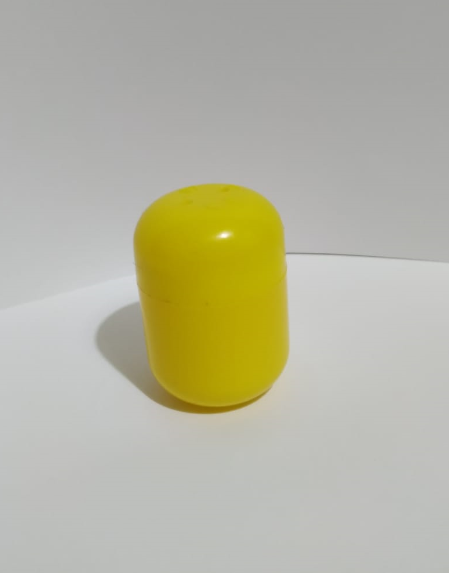
#> input picture Color Invariants/yellow.png, 449 x 573 px
$ python color_invariants2.py
#> lines starting #> are read from the running program, lines starting #| are printed output that depends on the picture
import cv2
import math
import matplotlib.pyplot as plt
import numpy as np
np.seterr(over='ignore')

img = cv2.imread('yellow.png')
#> img is the input picture: shape (573, 449, 3); mean B, G, R 161.2, 181.1, 182.8
#img = cv2.imread('green.jpeg')
#img = cv2.imread('blue.jpeg')

img2 = img.copy()
#Resmi b=blue,g=green,r=red kanallarına ayırdım
b,g,r = cv2.split(img)
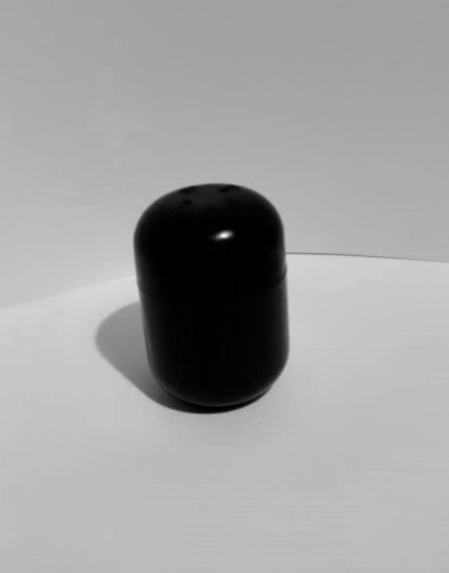
#> b: shape (573, 449); min 0, max 241, mean 161.2
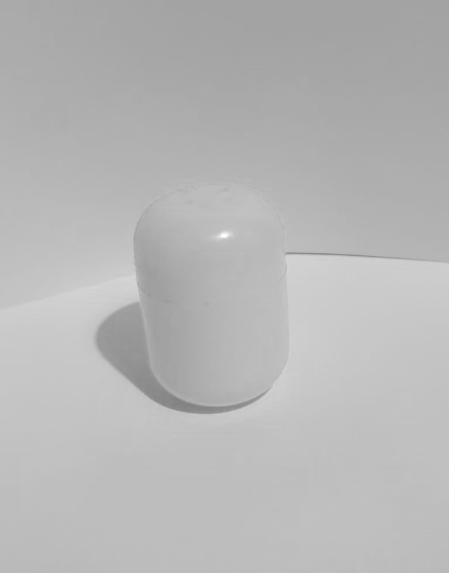
#> r: shape (573, 449); min 129, max 255, mean 182.8

#Resmin satır,sütun ve kanallarını ilgili değerlere atadım
row,col,ch = img.shape
#> row = 573; col = 449; ch = 3

#c1,c2,c3 için resim boyutunda(rowxcol) array oluşturup her bir değere sıfır atadım
i1 = np.zeros(shape=(row,col))
i2 = np.zeros(shape=(row,col))
i3 = np.zeros(shape=(row,col))

#Resmin her bir pixeline ulaşmak için satır ve sütunlar için iç içe 2 for açtım
for i in range(0,row,1):
    for j in range(0,col,1):
        #Resmin i satır j sütunundaki blue, green ve red değerleri
        blue = img[i,j,0]
        green = img[i,j,1]
        red =  img[i,j,2]

        #i1
        i1[i,j] = ((red - green)**2) / (((red - green)**2) + ((red - blue)**2) + ((green - blue)**2))

        #i2
        i2[i,j] = ((red - blue)**2) / (((red - green)**2) + ((red - blue)**2) + ((green - blue)**2))

        #i3
        i3[i,j] = ((green - blue)**2) / (((red - green)**2) + ((red - blue)**2) + ((green - blue)**2))
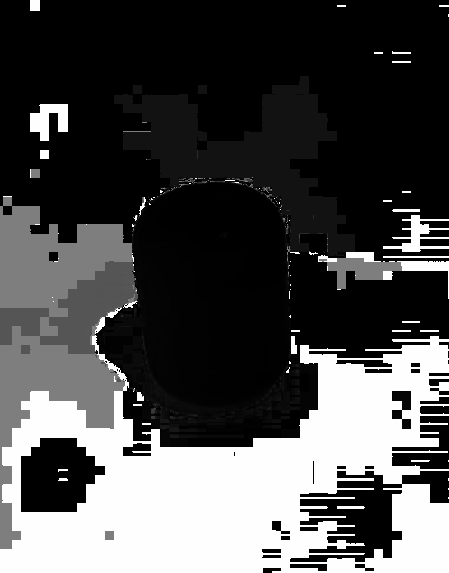
#> i1: shape (573, 449) float64; 3.84% of the values are NaN or infinite; the others: min 0, max 1, mean 0.311; drawn with min black, max white, NaN and infinite black
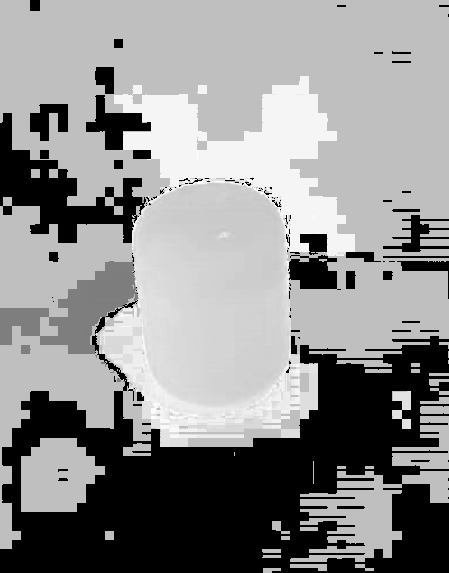
#> i2: shape (573, 449) float64; 3.84% of the values are NaN or infinite; the others: min 0, max 0.667, mean 0.386; drawn with min black, max white, NaN and infinite black
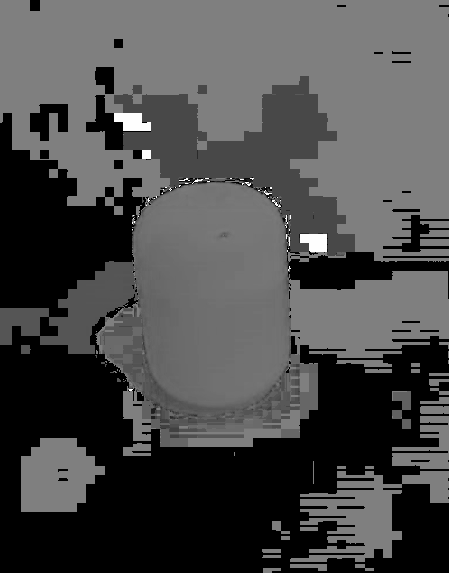
#> i3: shape (573, 449) float64; 3.84% of the values are NaN or infinite; the others: min 0, max 1, mean 0.303; drawn with min black, max white, NaN and infinite black

#float olan c1,c2,c3 değerlerini uint8 haline çevirdim
i1 = 255 * i1
i1 = i1.astype(np.uint8)

i2 = 255 * i2
i2 = i2.astype(np.uint8)
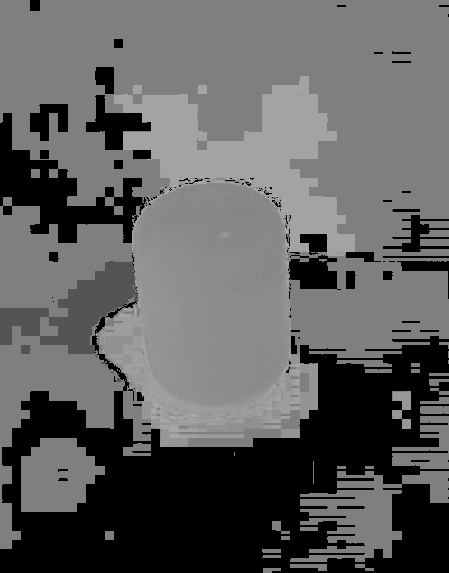
#> i2: shape (573, 449); min 0, max 170, mean 94.2

i3 = 255 * i3
i3 = i3.astype(np.uint8)

#c1,c2,c3'ü birleştirdim
new_img = cv2.merge((i1,i2,i3))
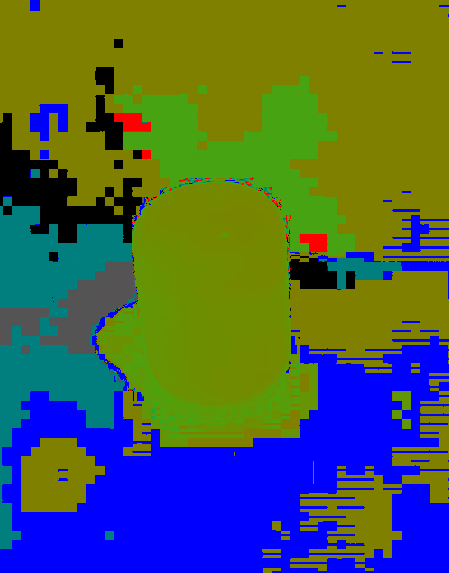
#> new_img: shape (573, 449, 3); mean of channels 0, 1, 2 75.8, 94.2, 74; drawn as B, G, R


#matplotlib ile fotoğrafları 3x2lik grafiğe yerleştiriyorum
img2 = cv2.cvtColor(img2,cv2.COLOR_BGR2RGB)
plt.subplot(3, 2, 1)
plt.title('Original Image')
plt.imshow(img2)

c1 = cv2.cvtColor(i1,cv2.COLOR_BGR2RGB)
plt.subplot(3, 2, 2)
plt.title('i1')
plt.imshow(i1)

c2 = cv2.cvtColor(i2,cv2.COLOR_BGR2RGB)
plt.subplot(3, 2, 3)
plt.title('i2')
plt.imshow(i2)

c3 = cv2.cvtColor(i3,cv2.COLOR_BGR2RGB)
plt.subplot(3, 2, 4)
plt.title('i3')
plt.imshow(i3)

plt.subplot(3, 2, 5)
plt.title('Merge')
plt.imshow(new_img)

plt.show()

"""
cv2.imshow('Original Image',img2)
cv2.imshow('i1',i1)
cv2.imshow('i2',i2)
cv2.imshow('i3',i3)
cv2.imshow('Merge',new_img)

cv2.waitKey(0)
cv2.destroyAllWindows()
"""

$ run again, with Color Invariants/green.jpeg saved as Color Invariants/yellow.png
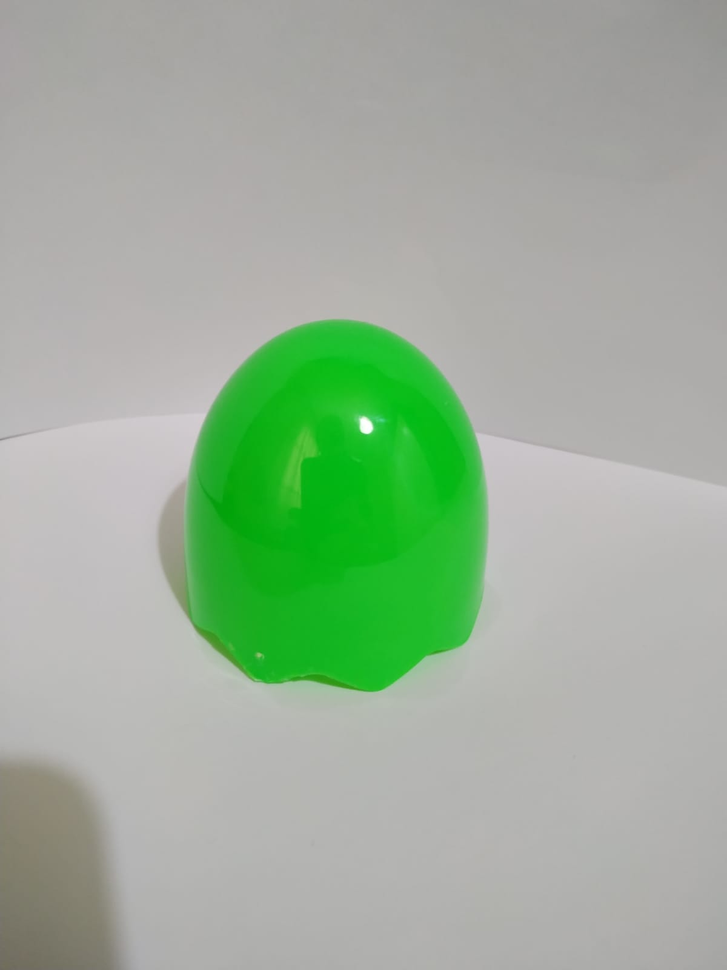
#> input picture Color Invariants/green.jpeg, 727 x 970 px, shrunk from 1200 x 1600 before the run
#> img is the input picture: shape (970, 727, 3); mean B, G, R 154.9, 176, 156.7
#> after the loop `for i in range(0,row,1):`:
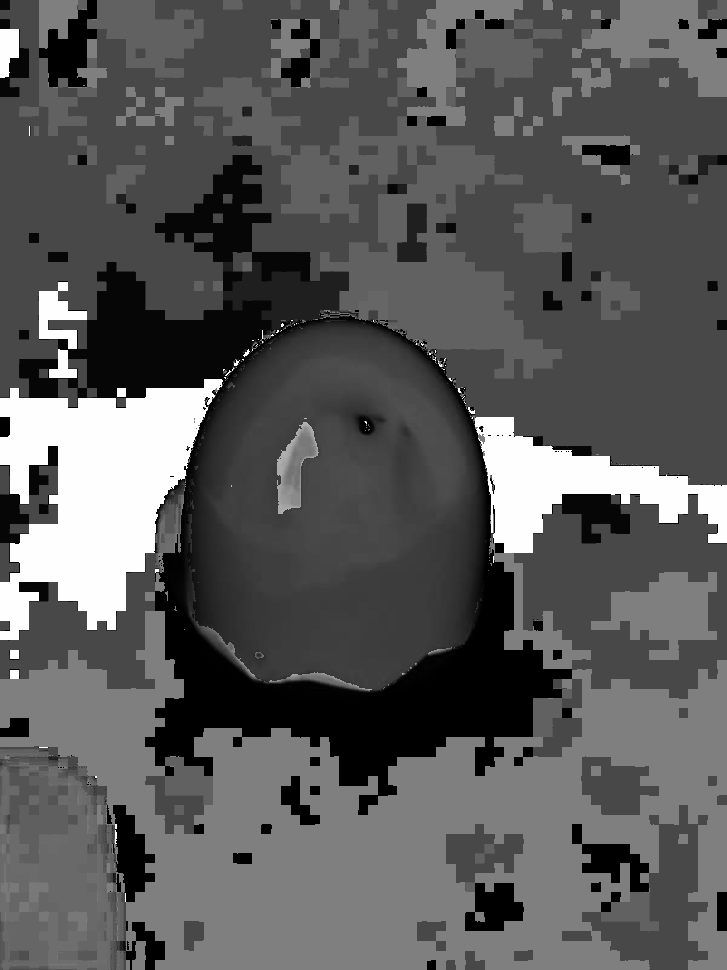
#> i3: shape (970, 727) float64; 0.56% of the values are NaN or infinite; the others: min 0, max 1, mean 0.355; drawn with min black, max white, NaN and infinite black
#> `new_img = cv2.merge((i1,i2,i3))`:
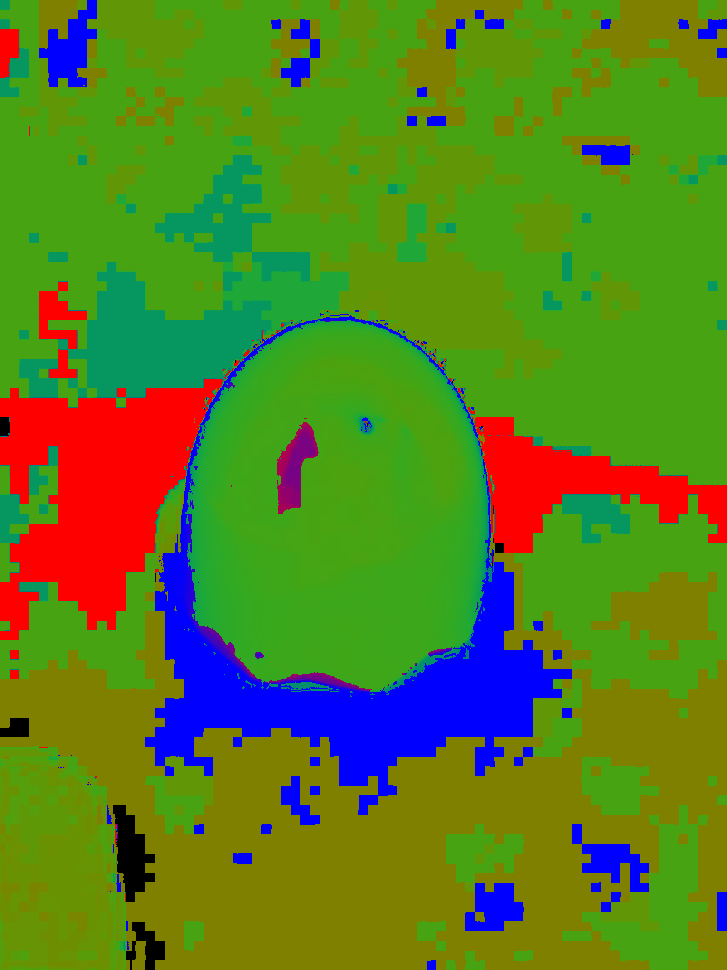
#> new_img: shape (970, 727, 3); mean of channels 0, 1, 2 34.8, 128, 89.5; drawn as B, G, R

$ run again, with Color Invariants/Comb.jpeg saved as Color Invariants/yellow.png
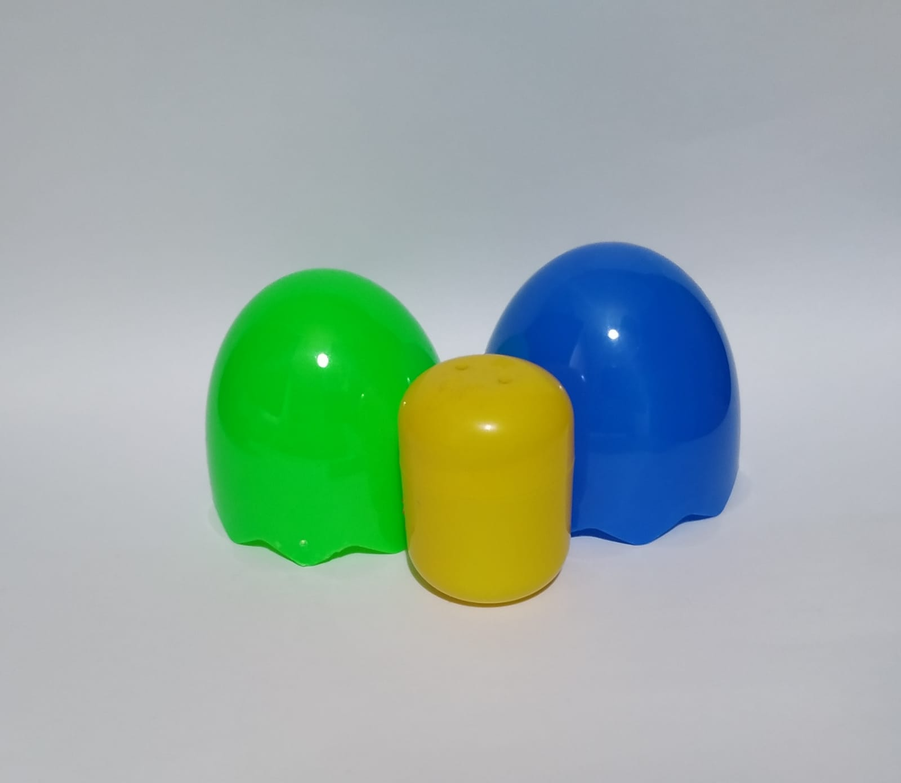
#> input picture Color Invariants/Comb.jpeg, 901 x 783 px, shrunk from 1600 x 1391 before the run
#> img is the input picture: shape (783, 901, 3); mean B, G, R 163.8, 173.2, 154
#> after the loop `for i in range(0,row,1):`:
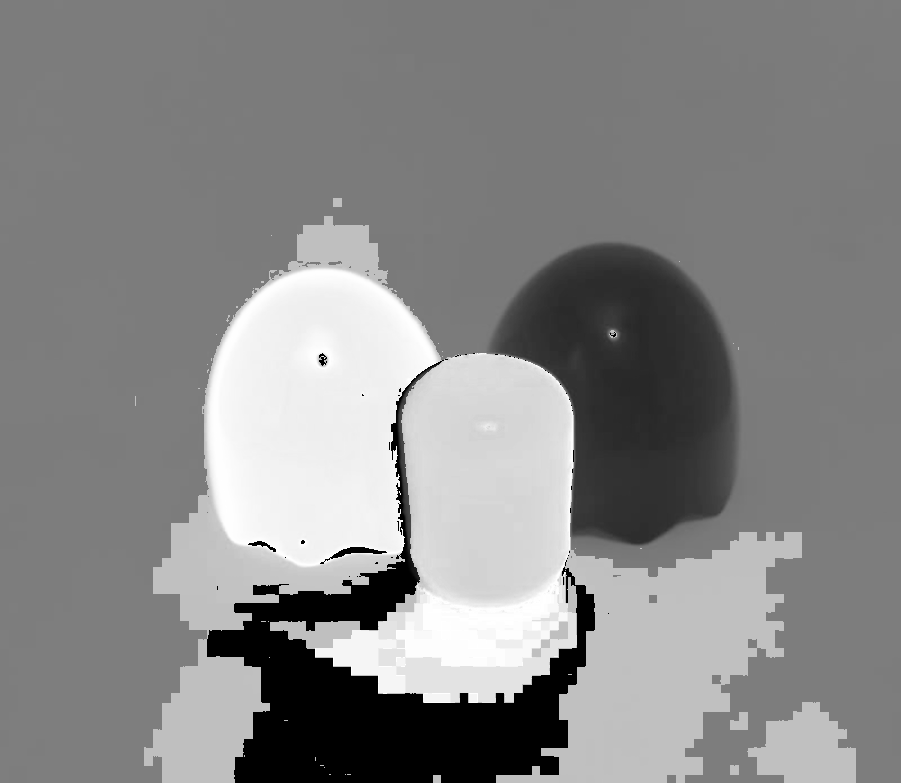
#> i2: shape (783, 901) float64; 0.95% of the values are NaN or infinite; the others: min 0, max 0.667, mean 0.358; drawn with min black, max white, NaN and infinite black
#> `new_img = cv2.merge((i1,i2,i3))`:
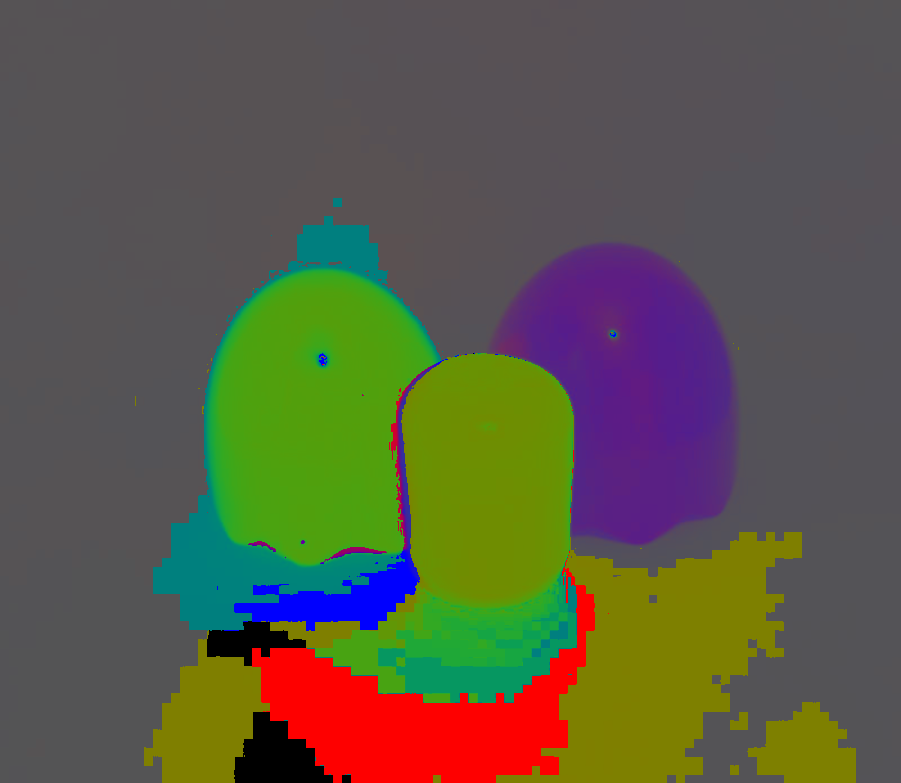
#> new_img: shape (783, 901, 3); mean of channels 0, 1, 2 70.2, 89.9, 91.2; drawn as B, G, R
